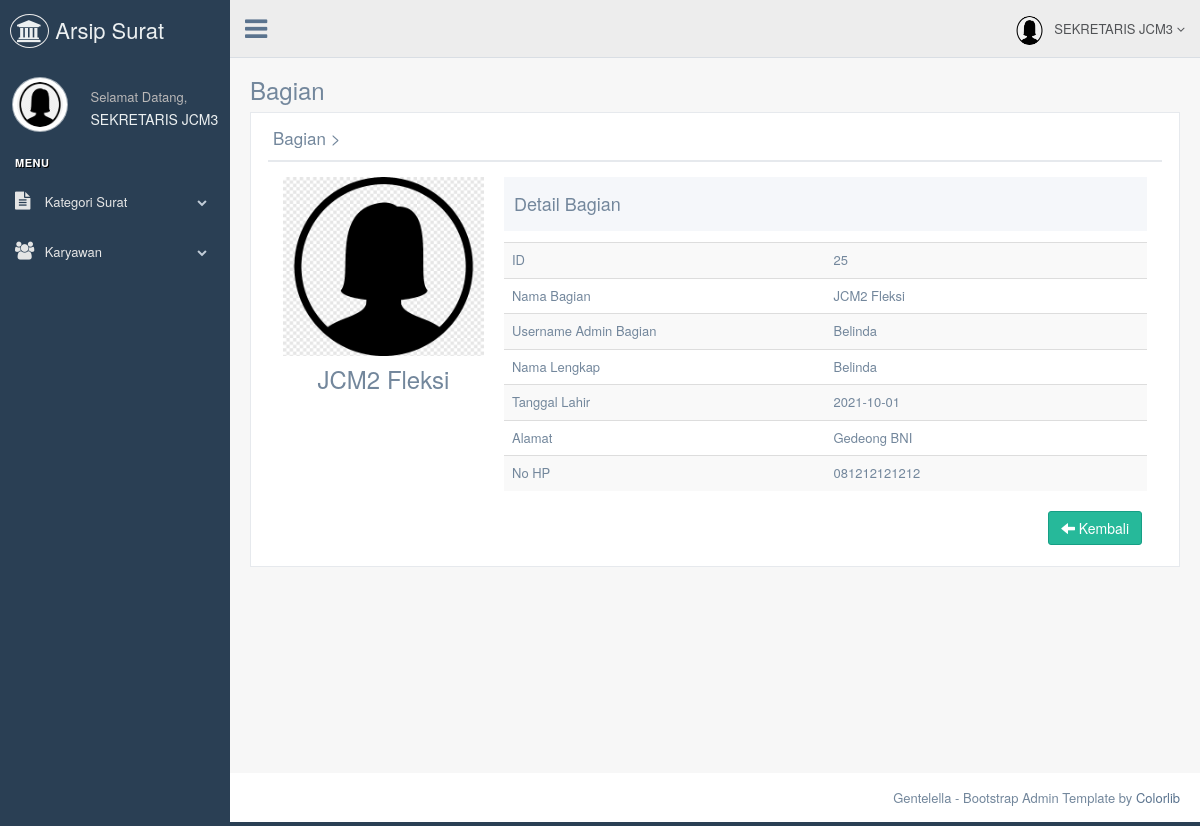
The app's page /admin/detail-bagian.php?id_bagian=25 (signed in) with its own data.
### tables this page shows
CREATE TABLE `tb_bagian` (
  `id_bagian` int(11) NOT NULL,
  `nama_bagian` varchar(120) NOT NULL,
  `username_admin_bagian` varchar(50) NOT NULL,
  `password_bagian` varchar(50) NOT NULL,
  `nama_lengkap` varchar(70) NOT NULL,
  `tanggal_lahir_bagian` date NOT NULL,
  `alamat` text NOT NULL,
  `no_hp_bagian` varchar(12) NOT NULL,
  `gambar` varchar(255) NOT NULL
);

### admin/detail-bagian.php (the view, shortened to what this page needs)
<!DOCTYPE html>
<html lang="en">
  <head>
    <link href="../assets/vendors/bootstrap/dist/css/bootstrap.min.css" rel="stylesheet">
    <link href="../assets/vendors/font-awesome/css/font-awesome.min.css" rel="stylesheet">
    <link href="../assets/vendors/nprogress/nprogress.css" rel="stylesheet">
    <link href="../assets/vendors/iCheck/skins/flat/green.css" rel="stylesheet">
    <link href="../assets/vendors/google-code-prettify/bin/prettify.min.css" rel="stylesheet">
    <link href="../assets/vendors/select2/dist/css/select2.min.css" rel="stylesheet">
    <link href="../assets/vendors/switchery/dist/switchery.min.css" rel="stylesheet">
    <link href="../assets/vendors/bootstrap-daterangepicker/daterangepicker.css" rel="stylesheet">
    <link href="../assets/vendors/bootstrap-datetimepicker/build/css/bootstrap-datetimepicker.css" rel="stylesheet">
    <link href="../assets/vendors/starrr/dist/starrr.css" rel="stylesheet">
    <link href="../assets/vendors/bootstrap-daterangepicker/daterangepicker.css" rel="stylesheet">
    <link href="../assets/build/css/custom.min.css" rel="stylesheet">
  </head>
  <body class="nav-md">
    <div class="container body">
      <div class="main_container">
        <?php
        include("sidebarmenu.php");
        ?>
        <?php
        include("header.php");
        ?>
        <div class="right_col" role="main">
          <div class="">
            <div class="page-title">
              <div class="title_left">
                <h3>Bagian</h3>
              </div>
            </div>
            <div class="clearfix"></div>
            <div class="row">
              <div class="col-md-12 col-sm-12 col-xs-12">
                <div class="x_panel">
                  <div class="x_title">
                    <h2>Bagian ><small>Detail Bagian</small></h2>
                    <div class="clearfix"></div>
                  </div>
                  <?php include '../koneksi/koneksi.php';
                     $id			= mysqli_real_escape_string($db,$_GET['id_bagian']);
                     $sql  		= "SELECT * FROM tb_bagian where id_bagian='".$id."'";
                     $query  	= mysqli_query($db, $sql);
                     $data 		= mysqli_fetch_array($query);?>
                  <div class="x_content">
                    <div class="col-md-3 col-sm-3 col-xs-12 profile_left">
                      <div class="profile_img">
                        <div id="crop-avatar">
                          <img class="img-responsive avatar-view" src="../bagian/images/<?php echo $data['gambar'];?>" alt="Avatar">
                        </div>
                      </div>
                      <h3 align="center"><?php echo $data['nama_bagian']?></h3>
                      <br />
                    </div>
                    <div class="col-md-9 col-sm-9 col-xs-12">
                      <div class="profile_title">
                        <div class="col-md-6">
                          <h2>Detail Bagian </h2>
                        </div>
                      </div>
                      <div class="x_content">
                    </div>
                    <table class="table table-striped">
                      <tbody>
                        <tr>
                          <td width="50%">ID</td>
                          <td><?php echo $data['id_bagian']?></td>
                        </tr>
                        <tr>
                          <td>Nama Bagian</td>
                          <td><?php echo $data['nama_bagian']?></td>
                        </tr>
                        <tr>
                          <td>Username Admin Bagian</td>
                          <td><?php echo $data['username_admin_bagian']?></td>
                        </tr>
                        <tr>
                          <td>Nama Lengkap</td>
                          <td><?php echo $data['nama_lengkap']?></td>
                        </tr>
                        <tr>
                          <td>Tanggal Lahir</td>
                          <td><?php echo $data['tanggal_lahir_bagian']?></td>
                        </tr>
                        <tr>
                          <td>Alamat</td>
                          <td><?php echo $data['alamat']?></td>
                        </tr>
                           <tr>
                          <td>No HP</td>
                          <td><?php echo $data['no_hp_bagian']?></td>
                        </tr>
                      </tbody>
                    </table>
                    <div class="text-right">
                   <a href="databagian.php" class="btn btn-success"><span class="glyphicon glyphicon-arrow-left"></span> Kembali</a></div>
                  </div>
                    </div>
                  </div>
                </div>
              </div>
            </div>
          </div>
        </div>
        <footer>
          <div class="pull-right">
            Gentelella - Bootstrap Admin Template by <a href="https://colorlib.com">Colorlib</a>
          </div>
          <div class="clearfix"></div>
        </footer>
      </div>
  </body>
</html>

### admin/sidebarmenu.php (shortened to what this page needs)
<?php
	 include '../koneksi/koneksi.php';
			$sql  		= "SELECT * FROM tb_admin where id_admin='".$_SESSION['id']."'";
			$query  	= mysqli_query($db, $sql);
			$data 		= mysqli_fetch_array($query);
?>
        <div class="col-md-3 left_col">
          <div class="left_col scroll-view">
            <div class="navbar nav_title" style="border: 0;">
              <a href="index.php" class="site_title"><i class="fa fa-bank"></i> <span> Arsip Surat</span></a>
            </div>
            <div class="profile clearfix">
              <div class="profile_pic">
                <img src="images/<?php echo $data['gambar']; ?>" height="55" width="55" alt="" class="img-circle profile_img">
              </div>
              <div class="profile_info">
                <span>Selamat Datang,</span>
                <h2><?php echo $_SESSION['nama'];?></h2>
              </div>
            </div>
            <br />
            <div id="sidebar-menu" class="main_menu_side hidden-print main_menu">
              <div class="menu_section">
                <h3>Menu</h3>
                <ul class="nav side-menu">
                  <li><a><i class="fa fa-file-text"></i> Kategori Surat <span class="fa fa-chevron-down"></span></a>
                  </li>
                  <li><a><i class="fa fa-users"></i> Karyawan <span class="fa fa-chevron-down"></span></a>
                  </li>
                </ul>
              </div>
            </div>
          </div>
        </div>

### admin/header.php (shortened to what this page needs)
<?php
include '../koneksi/koneksi.php';
$sql  		= "SELECT * FROM tb_admin where id_admin='".$_SESSION['id']."'";
$query  	= mysqli_query($db, $sql);
$data 		= mysqli_fetch_array($query);
?>
        <div class="top_nav">
          <div class="nav_menu">
            <nav>
              <div class="nav toggle">
                <a id="menu_toggle"><i class="fa fa-bars"></i></a>
              </div>
              <ul class="nav navbar-nav navbar-right">
                <li class="">
                  <a href="javascript:;" class="user-profile dropdown-toggle" data-toggle="dropdown" aria-expanded="false">
                    <img src="images/<?php echo $data['gambar']; ?>" alt=""><?php echo $_SESSION['nama'];?>
                    <span class=" fa fa-angle-down"></span>
                  </a>
                </li>
              </ul>
            </nav>
          </div>
        </div>

### records on screen
tb_bagian: gambar (picture), nama_bagian "JCM2 Fleksi", id_bagian "25", username_admin_bagian "Belinda", nama_lengkap "Belinda", tanggal_lahir_bagian "2021-10-01", alamat "Gedeong BNI", no_hp_bagian "081212121212"

### other values on screen
$_SESSION['nama'] "SEKRETARIS JCM3"
